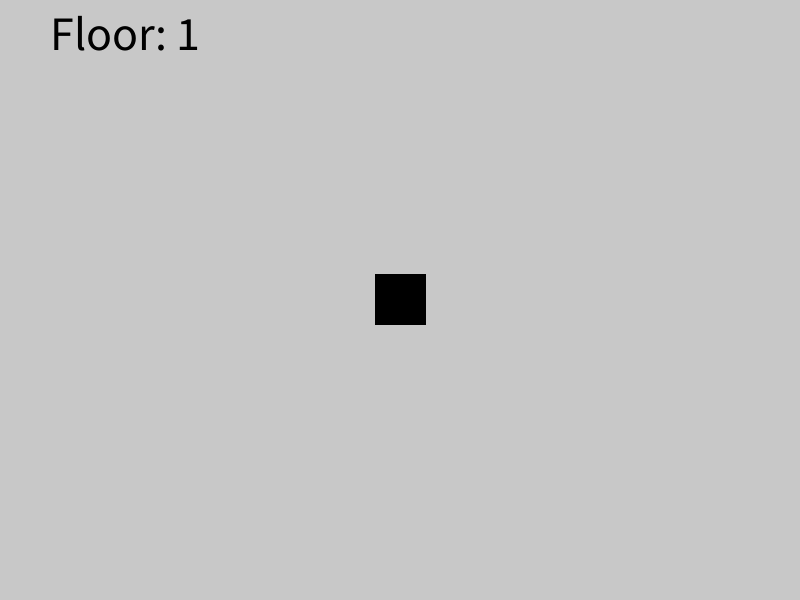
Frame 1 (no input)
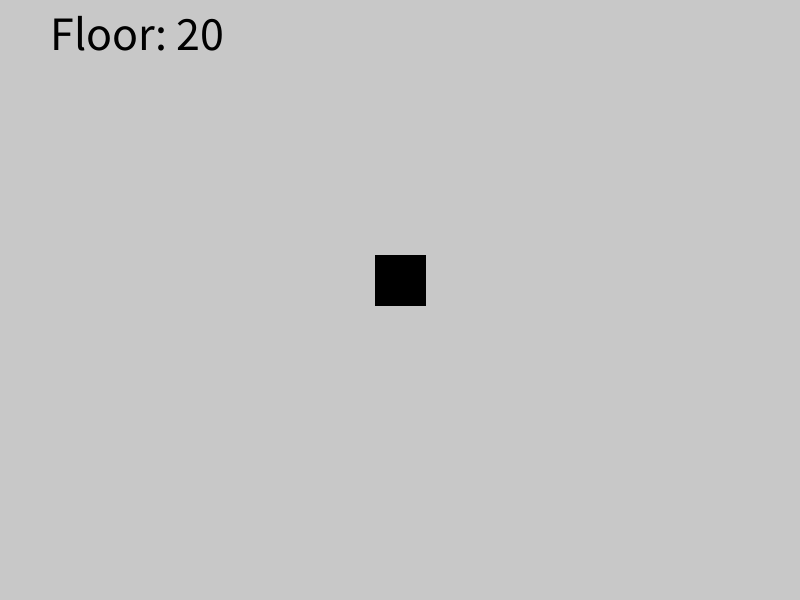
Frame 60 (the mouse pressed at the canvas centre just before this capture)
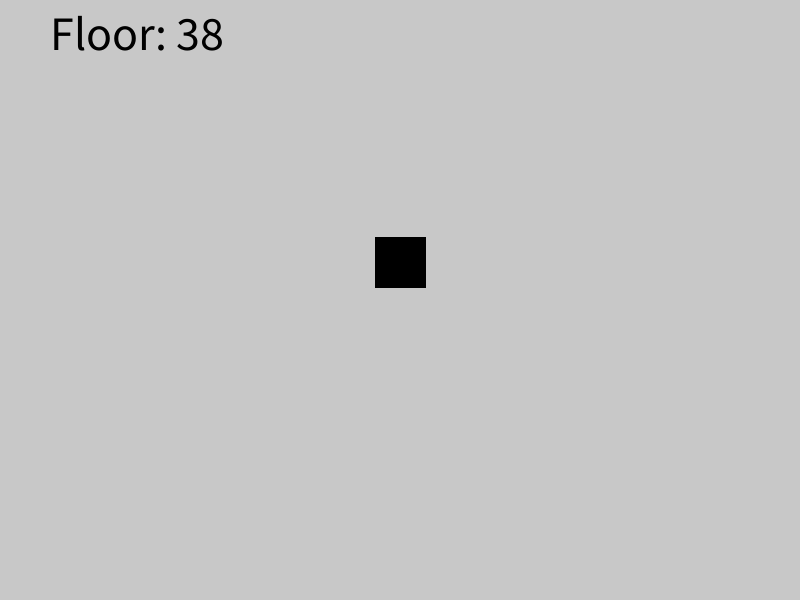
Frame 120 (the mouse held since frame 60 and released just before this capture)

The Processing sketch that drew these frames (run headless with seeded random() and noise(); from frame 60 on, the mouse is pressed at the canvas centre):

// Processing sketch: AOC_Day1
// ── AOC_Day1.pde
int i = 0;
int floor = 0;
int basementPosition = 0;
boolean enteredBasement = false;

void setup() {
  size(800, 600);
}

void draw() {
  background(200);
  
  String input = "(((())))()((((((((())()(()))(()((((()(()(((()((()((()(()()()()()))(((()(()((((((((((())(()()((())()(((())))()(()(()((()(()))(()()()()((()((()(((()()(((((((()()())()((((()()(((((()(())()(())((())()()))()(((((((())(()())(()(((())(()))((())))(()((()())))()())((((())))(()(((((()(())(((()()((()((()((((((((((())(()())))))()))())()()((((()()()()()()((((((())())(((()())()((()()(((()()()))(((((()))(((()(()()()(()(()(((())()))(()(((()((())()(()())())))((()()()(()()(((()))(((()((((()(((((()()(()())((()())())(()((((((()(()()))((((()))))())((())()()((()(()))))((((((((()))(()()(((())())(())()((()()()()((()((()((()()(((())))(()((())()((((((((()((()(()()(((())())())))(())())))()((((()))))))())))()()))()())((()())()((()()()))(()()(((()(())((((())())((((((((()()()()())))()()()((((()()))))))()((((()(((()))(()()())))((()()(((()))()()())())(((())((()()(())()()()(((())))))()())((()))()))((())()()())()())()()(()))())))())()))(())((()(())))(()(())(()))))(()(())())(()(())(()(()))))((()())()))()((((()()))))())))()()())((())()((()()()))()(((()(()))))(())()()))(((()())))))))))(((())))()))())()))))()()(((())))))))()(()()(()))((()))))((())))((()((())))())))()()(()))())()(()((()())(()(()()())())(()()))()))))(()())()()))()()()()))(()(()(()))))))()(()))()))()()(()((())(()(())))()(((())(())())))))()(()(()))))()))(()()()(())()(()(())))()))))()()(((((())))))())()())())())()())()))))()))))))))())()()()()()()())))()))((())()))())))()((())()))))()))())))))))())()()()))()()(()((((()(((((((()(())((()())((()()))()))))(())))()()()(())((())()())))(())))(())))(((()()))()(())(((()(()))((())))())()))((((()))())()))))))))()(())())))(()))()(()()))())()()(())())))())()()(()())))()((()())(()(())(())))))))))))))(()))))()))))))()()())(()(((((()(()())))())()))(()))()))(()()))()())(()))())()(())((()()))))))())))())()(((())))(()(()))()()))()(()))))))((()())(()))))))()())))()()))))))))((((((((()()()(()))))))()())))())))()()((())()))((())(())))())())))()()()((()((()(())))())()(())))))))))()())))()()()()()()))()))((())())(()(()))))))(()()))()))(())))()))))))))))))(()))))))))()))))()))()())()))()()))))))()))))((()))))(()))())()(())))(()())((((()())))()))))(()))()(()()(())))))())))))()))))))())))())))))())))())())))())(()))))(())()(())))())()))((()()))))))())))((())))))))())))(())))))()()())))))())))))()))))))()))()()()(()(((()())())())(()))())))))((()(())(()))))))))(())))()()()())())(()))))()()()))()))())())())()(())))()(((()((((())))))))()))))))))))))))))))))((())()())(()))))()()))))))(()()(())())))())))((())))((())))))))))))))()))))()(()))))))())))))()))(()()())(()())))))))))()))))))(())))))()()))()())(((())))()))(()))))))))(())())))())))())())())()()))((())()(())()())()))()())(())(()))))()())))(()(((()))))))()(()())()()()))()))))))))()()()(())()())()(((((()))()())())(()))))()()()(())))())))()((()())))(()))())()(()())())(()))()()))((()()))((()()()()())))(())()))(()(())))((()()))))))))())))))))())()()))))))))))))))))(())()(())(())()())())()))()(()))))())())))))()())()(()))()()(())))(())())))))(()))))))))))))))())())(())(())))(((()))()))))())((())(()))())))))))())))))())))()))()))))))))))))())()))))()))))((()))(())))()(())))(())()))()))())))())))))))()(()())())))()()())))(())))))(()))))))))))))(()))()))()))())))(((()()()(())((()())))()())(((()))(())()))((()()()())))())(())(()))))()(((((())))(()))())())))))))((((()()()))())())()(()(()())))))))))()())())))(())))()())(((()(())())()()))())())))))))((()())((()()(()))(()(())))()))()))(()))(()))()()(()(((())((((()))()(()))((())()(()(()())()(()))()())))))(()))()))())()())))())))(())))((())(()())))))()))(())(()))()())()(()()((()(()))))))()(())(()())(())()))(((())()))(()()(()()()))))(()(())))()))))())))))())(()()()()()()(((())))(()()))()((())(((((()()())))(()))(()))()()))(((())())()(((()()()()))))(()))(())())))()())(()()())())))))))()))))((())))()())(()))(()(()))())))))())(())))))()()())())()))()()(())))(()))(())((((((())(()))(()))())()))(()()(())))()))(()()))()))()(())))(())))((()(()))(())()()())())))(((()()())(())()))))))()(((()(((((()()(((())(())))())()((()))))((()())()(())(((())))(((()((()(()(()))(()()))())(()))(())(())))()))))))((((()))()((((()(()))()))()()))))()(()(()))()(()((()(((()(()()(((()))))()(((()(()(()(((()(()())())()()(()(()())())(()((((())(()))()))(((((()()())(())()((()()())))()()(((()()))()((((((((()(())))())((()))))(())))(()))))((()((((()()(())(((((()))(((((((((((((()())))((((()(((()((())())()))((()))()(()()((()()()()(()()(()(()(((())()(()((((((()((()()((())()((((()((()()(()()())((()()()((()((())()(()(((()((())((((())(()))((()(()))(()())()((((((((()(((((((((((()))(()(((()(()()()((((())((())()())()))(())((())(()))(((()((()(())))(()))))((()()))))((((()(()(()())(()(())((((((((()((((()((()(((((()))())()(()))(()()((()(())(((((()(())()(((((()()))))))()(((())()(()()((((())()((())((()(((())(((()))((()()((((()(())))))((()((((()((()((()(((())((()))(((((((()(((()((((((((())()))((((())(((((()((((((((()(((()((()(((()()(((()((((((()()(()((((((((()()(()(()(())((((()())()))))(((()))((((())((((()())((()(())()((()((((((()((((((()(())))()())(((())())())()(())()(()())((()()((((())((((((())(()(((((()((((())()((((()(()(())(()())(((())()((())((((()))()((((((())(()(((()(((()((((((()(((()))(()()())())((()((()())()((((())(((()(()(((((((((())(())))()((()()()()(())((()))(((((((()(((((((((()(()))))(()((((((((()((((()((()()((((((()()(((((((()(()(())()(())((()()()((()(((((()())()(((((()())()()((()(()())(()()()(((()()(((((()((((((()()((()(()()()((((((((((((()((((((((()()(((()())))()(((()()(())())((((()((((()((((()()()(())(())((()(()(((((((((((((((()(())(())))))()()))((()(((()(())((()(((()(()()((((()()(((()(((()(((((()()((()(()(((()))((((((()((((((((()((()((())(((((()(((())(())())((()()))((((())()()((()(((()(((((()()(((()))(((()(()(((((((((((((()))((((((((()(((()))))())((((((((((((())((())((()())(((())((())(()((((((((((()(((())((()()(()((())(((((((((((()))((((((((((((()(()())((()((()((()(()(((()((((((((()()(()((()(()(((()))((()))(((((((((((((()(())((((((())(((()(())(()(()(()((()()))((((()((((()((((())))())((((()((((()))((((((()((((((()((()(((())))((())(()))(()((()((((()((()(((()()))((((()()()(((((((())(((())(()))())((((()())(((()(((((((((((()(()(()((()(((((((((((((((()()((((()((((((((()(((()()((()((((()))(((()(())((((((()((((())()((((()((()))(())()(()(((()((())())((((((()(()(())())(((())(()(()())(((((()((()((())()())(())))(((()(())))))))(((()(((()))()((()(((()()((()())()()))())))(((()))(()(((()(((((((((()(()(((((()()(((()())()()))))()(((()))(((()(()(()(()(()))()(())()))(()(((())))(()))))))))))(())((()((())((()(())()(())((()()((((()()((()()))((())(((()((()(())(())))()(()(((((()((()))())()(((((()()(((()(()((((((())(()))(())()))((()(()()))(())())()))(((())))(()((()(((())(())())))((()()((((((((((((((()((()(()()(()(((()))())()()((()()()(())(()))(()())(((())((())()(())()()(()()(())))((()(((()))))(((()()(()()))())((()((())()))((((()()()())((())))(((()(())(((((()(((((()((()(()((((()()(((()()()(((()())(((()()((((())(()))(((()))(())())((()))(((()((()))(((()()((())((()(((((()((((()()())((()))()((((()((()(()()()(";
   
  if (i < input.length()) {
    String s = input.substring(i, i+1);
    if (s.equals("(")) {
      floor++;
    } else if (s.equals(")")) {
      floor--;
      if (floor == -1 && !enteredBasement) {
        basementPosition = i + 1;
        enteredBasement = true;
      }
    }
  }
  
  fill(0);
  stroke(0);
  rectMode(CENTER);
  rect(width / 2, height / 2 - floor, 50, 50);
  textSize(48);
  fill(0);
  text("Floor: " + floor, 50, 50);
  
  if (enteredBasement) {
    textSize(36);
    fill(255, 0, 0);
    text("Basement Entry: " + basementPosition, 50, 100);
  }
  
  println(floor);
  
  i++;
}
